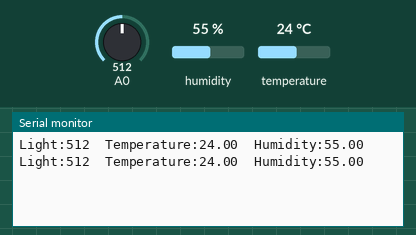
A sketch run on a simulated Arduino Uno, built with avr-gcc and run on an emulated ATmega328P. On the bench: the last lines printed to the serial monitor. The test bench sets the inputs (shaded band); at power-on: humidity 55 %, A0 = 512, temperature 24 °C.

Above: at 2.8 s.
2.9 s: humidity set to 22 %
At 3.9 s:
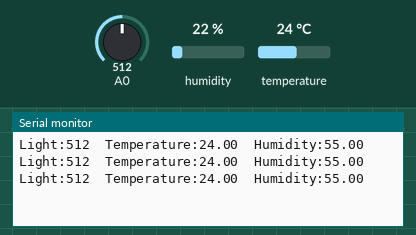
4.4 s: A0 set to 716
At 5.7 s:
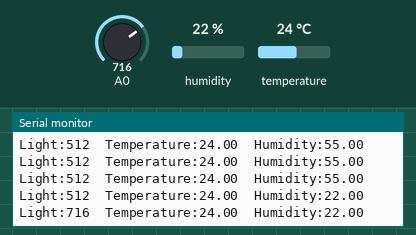
5.9 s: temperature set to 12 °C
At 7.3 s:
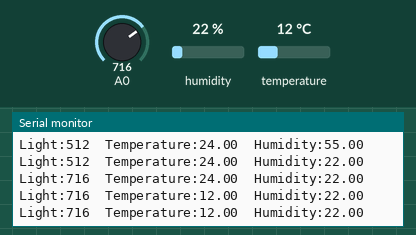
7.4 s: A0 set to 900
At 8.7 s:
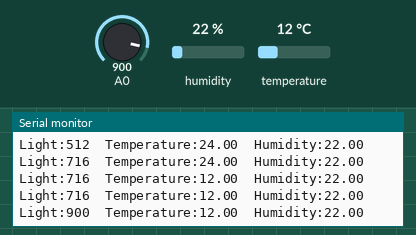
8.9 s: humidity set to 40 %
At 10.0 s:
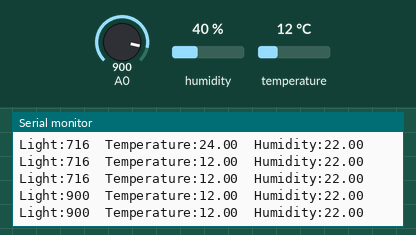
Timing chart, 0 to 11.4 s (numbered marks = the images above; inputs shaded):
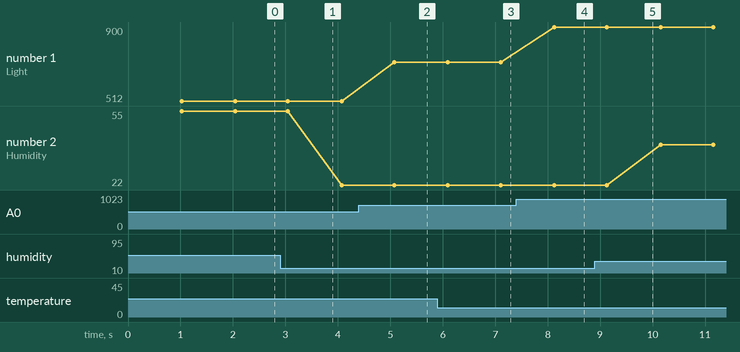

Measured:
- after the input at 4.4 s, the serial monitor: prints a new line after 0.68 s (image 2)
- after the input at 5.9 s, the serial monitor: prints a new line after 0.20 s (image 3)
- after the input at 7.4 s, the serial monitor: prints a new line after 0.73 s (image 4)
- plotted number 1: 512 → 716 after the input at 4.4 s, 716 → 900 after the input at 7.4 s
- plotted number 2: 55 → 22 after the input at 2.9 s, 22 → 40 after the input at 8.9 s

The sketch:

arduino01.ino
```cpp
#include <DHT.h>
#include <Adafruit_Sensor.h>

#define DHTPIN 4          // what pin we're connected to
#define DHTTYPE DHT11     // DHT 11
DHT dht(DHTPIN, DHTTYPE); // Initialize DHT sensor for normal 16mhz Arduino

float h = dht.readHumidity();
void setup(){
  Serial.begin(9600);
  while(!Serial);
  dht.begin();
}

void loop() {
  delay(1000);

  // Reading temperature or humidity takes about 250 milliseconds!
  // Sensor readings may also be up to 2 seconds 'old' (its a very slow sensor)
  float h = dht.readHumidity();
  // Read temperature as Celsius (the default)
  float t = dht.readTemperature();
  // Read temperature as Fahrenheit (isFahrenheit = true)
  float f = dht.readTemperature(true);
  // Compute heat index in Fahrenheit (the default)
  float hif = dht.computeHeatIndex(f, h);
  // Compute heat inde  x in Celsius (isFahreheit = false)
  float hic = dht.computeHeatIndex(t, h, false);
  // reads the input on analog pin A0 (value between 0 and 1023)
  int analogValue = analogRead(A0);

  Serial.print("Light:");
  Serial.print(analogValue);   // the raw analog reading
  Serial.print("  Temperature:");
  Serial.print(t);
  Serial.print("  Humidity:");
  Serial.print(h);
  Serial.println();
}
```
